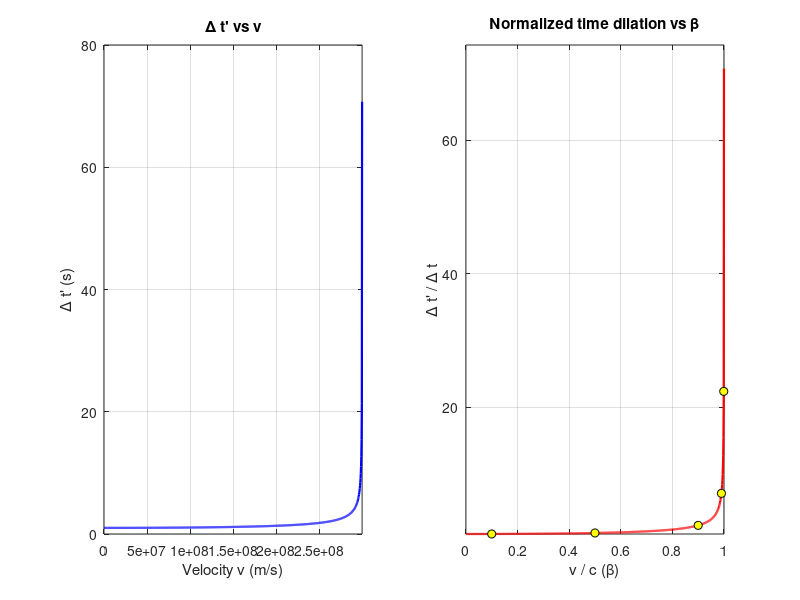

Recreate this plot in MATLAB.

c = 299792458;        % speed of light (m/s)
Delta_t = 1.0;        % proper time interval Δt (s) as measured in rest frame

% velocity as fraction of c (beta), exclude 1
beta = linspace(0, 0.9999, 1000);    % v/c
v = beta * c;

% time-dilated interval
Delta_t_prime = Delta_t ./ sqrt(1 - beta.^2);   % Δt' = Δt / sqrt(1 - v^2/c^2)
Delta_t_prime_norm = Delta_t_prime / Delta_t;   % normalized (Δt'/Δt) = 1/sqrt(1 - β^2)

% Plot Δt' vs v
figure;
subplot(1,2,1)
plot(v, Delta_t_prime, 'b-', 'LineWidth',1.6)
xlabel('Velocity v (m/s)')
ylabel('\Delta t'' (s)')
title('\Delta t'' vs v')
xlim([0, max(v)])
grid on

% Plot normalized Δt'/Δt vs beta
subplot(1,2,2)
plot(beta, Delta_t_prime_norm, 'r-', 'LineWidth',1.6)
hold on
beta_marks = [0.1, 0.5, 0.9, 0.99, 0.999];
plot(beta_marks, 1./sqrt(1-beta_marks.^2), 'ko', 'MarkerFaceColor','y')

xlabel('v / c (\beta)')
ylabel('\Delta t'' / \Delta t')
title('Normalized time dilation vs \beta')
ylim([1, max(Delta_t_prime_norm)*1.05])
grid on
hold off

% Optional: print numeric table for sample betas
fprintf('beta\tv (m/s)\tDelta t'' (s)\tDelta t''/Delta t\n')
for i = 1:length(beta_marks)
    b = beta_marks(i);
    fprintf('%.4g\t%.3e\t%.3e\t%.3g\n', b, b*c, Delta_t*(1/sqrt(1-b^2)), 1/sqrt(1-b^2));
end